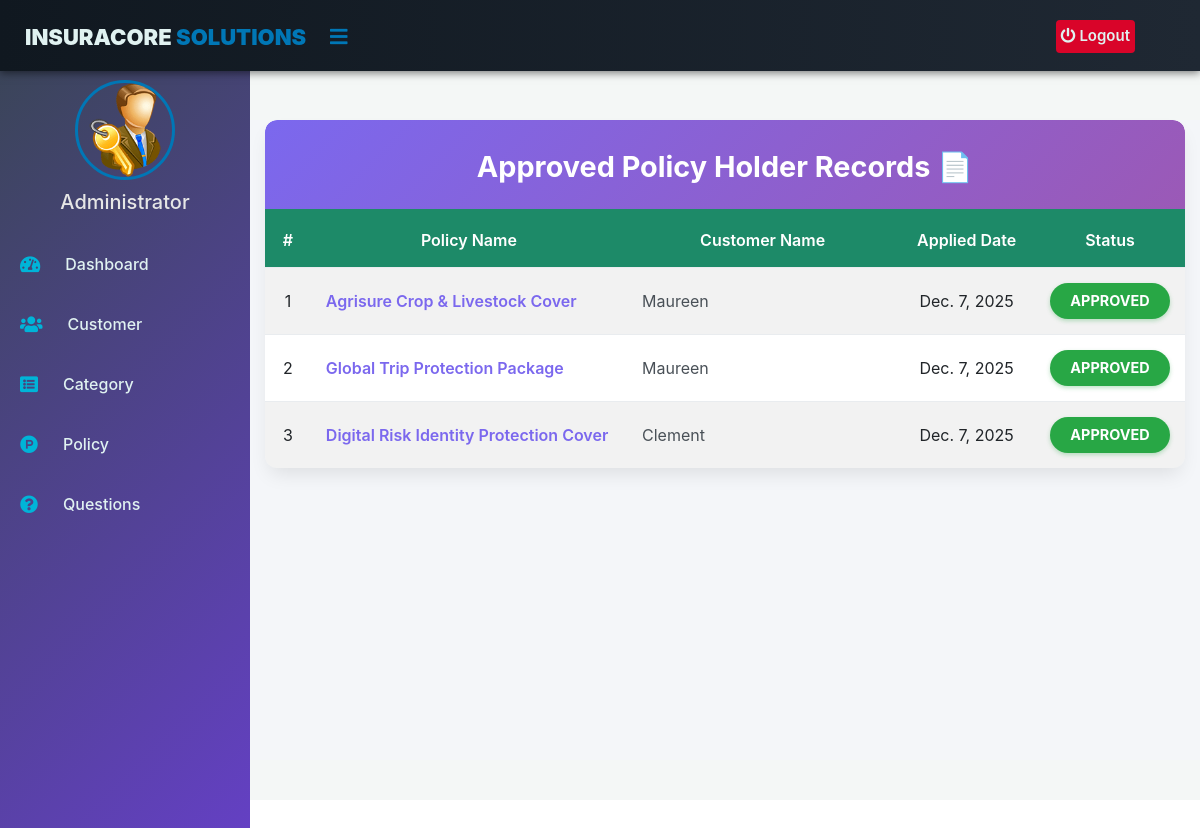
Before: /admin-view-approved-policy-holder with the older database file.
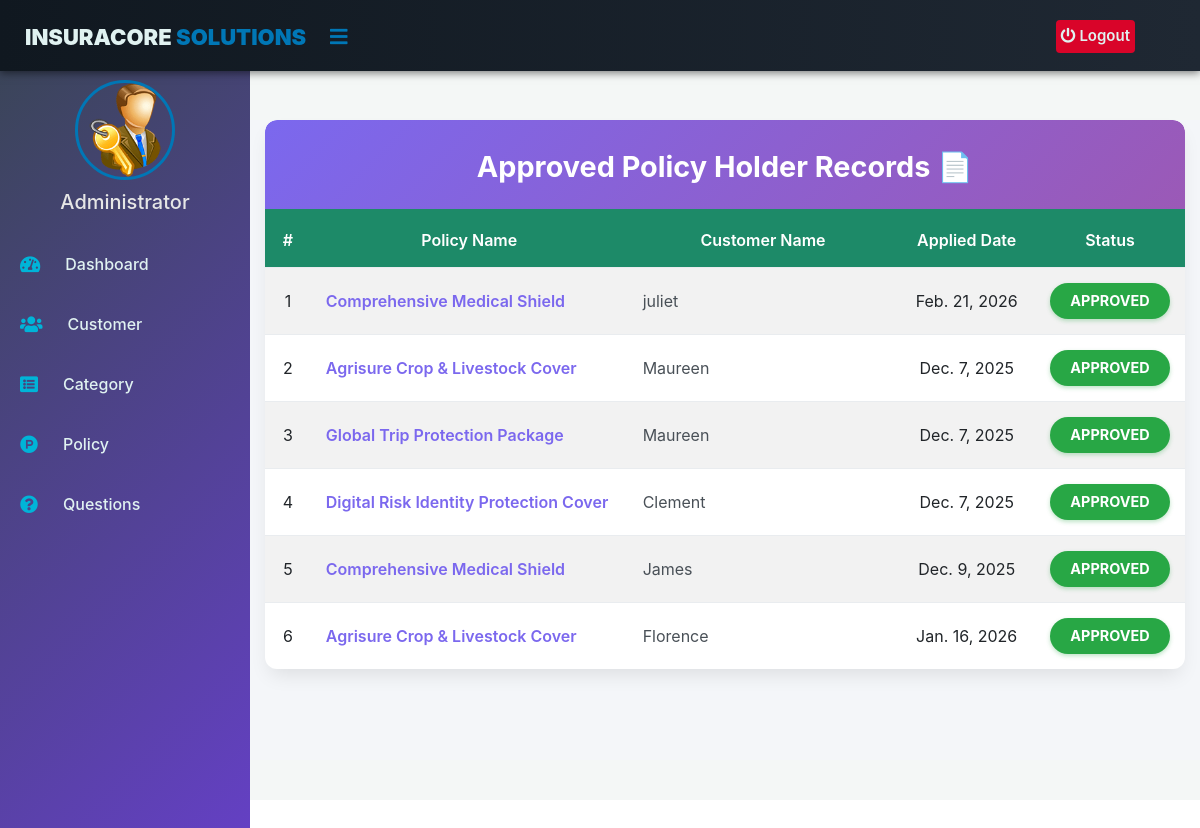
After: the same page with the newer database file.
### insurance/models.py (models this page shows, shortened)
class PolicyRecord(models.Model):
    customer = models.ForeignKey(Customer, on_delete=models.CASCADE)
    Policy = models.ForeignKey(Policy, on_delete=models.CASCADE)
    status = models.CharField(max_length=100, default='Pending')
    creation_date = models.DateField(auto_now=True)

class Policy(models.Model):
    category= models.ForeignKey('Category', on_delete=models.CASCADE)
    policy_name=models.CharField(max_length=200)
    sum_assurance=models.PositiveIntegerField()
    premium=models.PositiveIntegerField()
    tenure=models.PositiveIntegerField()
    creation_date =models.DateField(auto_now=True)
    def __str__(self):
        return self.policy_name

### customer/models.py (models this page shows, shortened)
class Customer(models.Model):
    user=models.OneToOneField(User,on_delete=models.CASCADE)
    profile_pic= models.ImageField(upload_to='profile_pic/Customer/',null=True,blank=True)
    address = models.CharField(max_length=40)
    mobile = models.CharField(max_length=20,null=False)
    def __str__(self):
        return self.user.first_name

### insurance/views.py (the view)
# urls.py: path('admin-view-approved-policy-holder', views.admin_view_approved_policy_holder_view,name='admin-view-approved-policy-holder'),
def admin_view_approved_policy_holder_view(request):
    policyrecords = models.PolicyRecord.objects.all().filter(status='Approved')
    return render(request,'insurance/admin_view_approved_policy_holder.html',{'policyrecords':policyrecords})

### templates/insurance/admin_view_approved_policy_holder.html (shortened to what this page needs)
{% extends 'insurance/adminbase.html' %}
{% block content %}
{%load static%}
<head>
  <link href="https://maxcdn.bootstrapcdn.com/bootstrap/4.4.1/css/bootstrap.min.css" rel="stylesheet">
  <link href="https://cdnjs.cloudflare.com/ajax/libs/font-awesome/5.15.4/css/all.min.css" rel="stylesheet">
</head>
<div class="container container-fluid-custom">
  <div class="view-card">
    <div class="card-header-custom position-relative text-center">
      Approved Policy Holder Records 📄
    </div>
    <div class="table-responsive">
      <table class="table table-hover table-striped" id="dev-table">
        <thead>
          <tr>
            <th style="width: 5%;">#</th>
            <th style="width: 35%;">Policy Name</th>
            <th style="width: 30%;">Customer Name</th>
            <th style="width: 15%;">Applied Date</th>
            <th style="width: 15%;">Status</th>
          </tr>
        </thead>
        <tbody>
          {% for t in policyrecords %}
          <tr>
            <td class="text-center">{{ forloop.counter }}</td>
            <td class="text-left policy-detail"> {{t.Policy}}</td>
            <td class="text-left customer-detail"> {{t.customer}}</td>
            <td class="text-center">{{t.creation_date}}</td>
            <td class="text-center">
                <span class="status-badge">{{t.status}}</span>
            </td>
          </tr>
          {% endfor %}
        </tbody>
      </table>
    </div>
  </div>
</div>
<br><br><br><br><br><br>
{% endblock content %}

Changed rows visible on the page:
now on this page (row edited): PolicyRecord: Policy "Comprehensive Medical Shield", customer "juliet", creation_date "Feb. 21, 2026", status "APPROVED"
now on this page (row edited): PolicyRecord: Policy "Comprehensive Medical Shield", customer "James", creation_date "Dec. 9, 2025", status "APPROVED"
now on this page (row edited): PolicyRecord: Policy "Agrisure Crop & Livestock Cover", customer "Florence", creation_date "Jan. 16, 2026", status "APPROVED"
